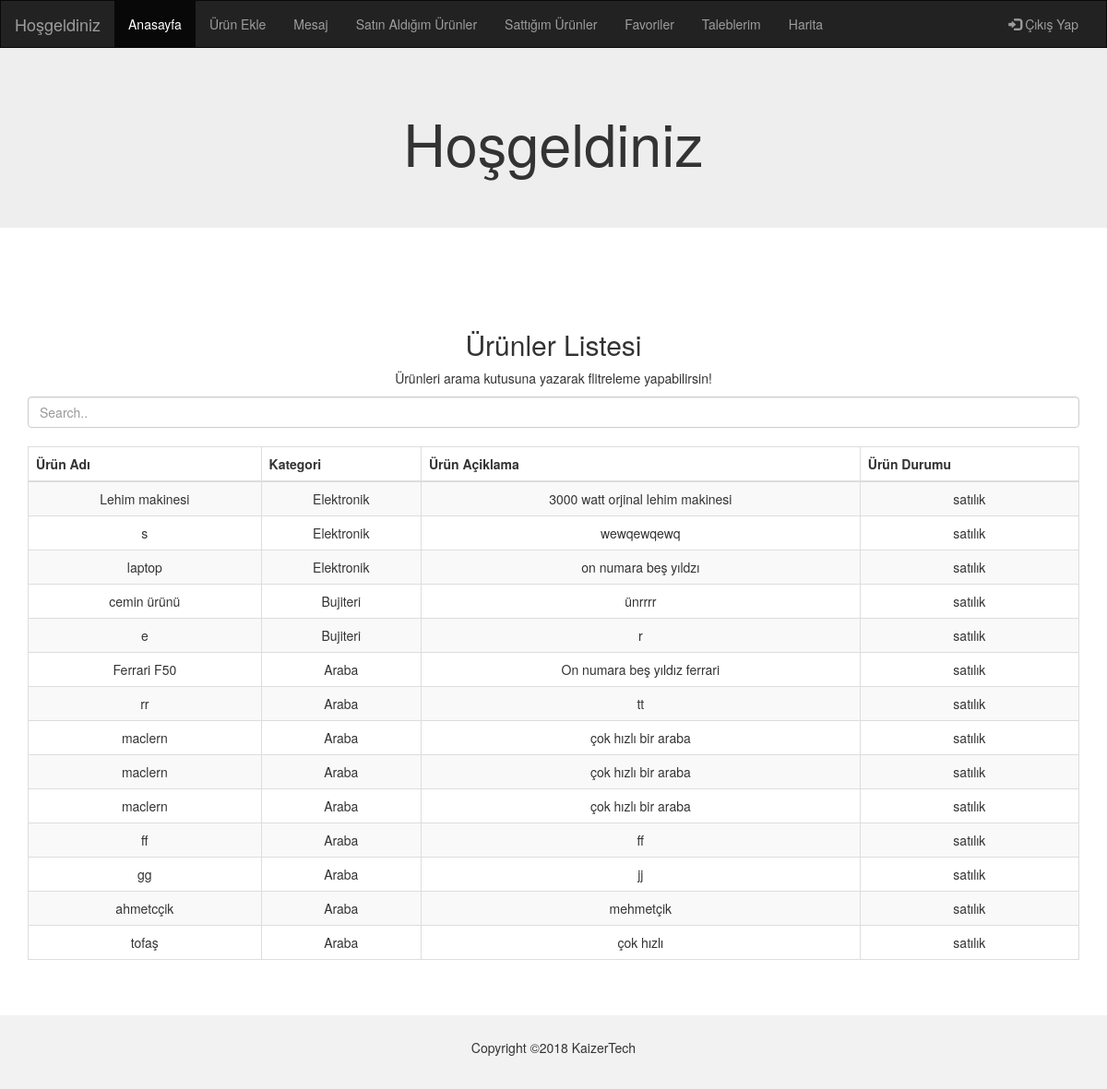
/index.php/user/home, run on the app's committed database.
### tables this page shows
CREATE TABLE `urunler` (
  `urun_id` int(11) NOT NULL,
  `urun_adi` varchar(20) NOT NULL,
  `urun_durumu` int(11) DEFAULT NULL,
  `urun_aciklama` varchar(100) DEFAULT NULL,
  `kullanici_id` int(11) DEFAULT NULL,
  `kategori_id` int(11) DEFAULT NULL
);

CREATE TABLE `kategoriler` (
  `kategori_id` int(11) NOT NULL,
  `kategori_adi` varchar(20) NOT NULL
);

### application/controllers/User.php (called while the page is built, shortened)
<?php
class User extends CI_Controller {
public function __construct(){
  			$this->load->helper('url');
  	 		$this->load->model('user_model');
        $this->load->library('session');
}
function home(){
$urunler['uruns'] = $this->user_model->urunCek();
$this->load->view('AnaSayfa', $urunler);
}
}
?>

### index.php (called while the page is built, shortened)
<?php
require_once BASEPATH.'core/CodeIgniter.php';

### application/models/User_model.php (called while the page is built, shortened)
<?php
  class User_model extends CI_model{
  public function urunCek(){
    $uruns = $this->db->query("CALL urunCek()");
    return $uruns->result();
  }
}
?>

### application/views/AnaSayfa.php (the view, shortened to what this page needs)
<!DOCTYPE html>
<html lang="en">
<head>
  <link rel="stylesheet" href="https://maxcdn.bootstrapcdn.com/bootstrap/3.3.7/css/bootstrap.min.css">
</head>
<body>
<nav class="navbar navbar-inverse">
  <div class="container-fluid">
    <div class="navbar-header">
      <a class="navbar-brand" href="#">Hoşgeldiniz</a>
    </div>
    <div class="collapse navbar-collapse" id="myNavbar">
      <ul class="nav navbar-nav">
        <li class="active"><a href="<?php echo base_url('user/home'); ?>">Anasayfa</a></li>
        <li><a href="<?php echo base_url('user/urun'); ?>">Ürün Ekle</a></li>
        <li><a href="<?php echo base_url('user/mesaj'); ?>">Mesaj</a></li>
		<li><a href="<?php echo base_url('user/satinaldiklarim'); ?>">Satın Aldığım Ürünler</a></li>
		<li><a href="<?php echo base_url('user/satilanlar'); ?>">Sattığım Ürünler</a></li>
    <li><a href="<?php echo base_url('user/favoriler'); ?>">Favoriler</a></li>
  <li><a href="<?php echo base_url('user/talepler'); ?>">Taleblerim</a></li>
  <li><a href="<?php echo base_url('user/harita'); ?>">Harita</a></li>
      </ul>
      <ul class="nav navbar-nav navbar-right">
        <li><a href="<?php echo base_url('user/user_logout'); ?>"><span class="glyphicon glyphicon-log-in"></span> Çıkış Yap</a></li>
      </ul>
    </div>
  </div>
</nav>
<div class="jumbotron">
  <div class="container text-center">
    <h1>Hoşgeldiniz</h1>
  </div>
</div>
<div class="container-fluid bg-4 text-center">
<br><br><br>
<div class="container">
  <h2>Ürünler Listesi</h2>
  <p>Ürünleri arama kutusuna yazarak flitreleme yapabilirsin!</p>
  <input class="form-control" id="myInput" type="text" placeholder="Search..">
  <br>
  <table class="table table-bordered table-striped">
    <thead>
      <tr>
        <th>Ürün Adı</th>
        <th>Kategori</th>
        <th>Ürün Açiklama</th>
        <th>Ürün Durumu</th>
      </tr>
    </thead>
    <tbody id="myTable">
      <?php
        foreach ($uruns as $row) {
        echo "<tr>";
        echo "<td>".$row->urun_adi."</td>";
        echo "<td>".$row->kategori_adi."</td>";
        echo "<td>".$row->urun_aciklama."</td>";
        switch ($row->urun_durumu) {
           case 0:
            echo "<td>satılık</td>";
            break;
        }
        echo "</tr>";
        }
       ?>
    </tbody>
  </table>
</div>
  </div>
</div><br><br>
<footer class="container-fluid text-center">
    <p>Copyright ©2018 KaizerTech</p>
</footer>
</body>
</html>

### application/views/AnaSayfa.php (style rules this page uses)
.navbar { margin-bottom: 0; border-radius: 0; }
footer { background-color: #f2f2f2; padding: 25px; }

### data on the page
urunler: urun_adi "Lehim makinesi", kategori.kategori_adi "Elektronik", urun_aciklama "3000 watt orjinal lehim makinesi", urun_durumu "satılık"
urunler: urun_adi "s", kategori.kategori_adi "Elektronik", urun_aciklama "wewqewqewq", urun_durumu "satılık"
urunler: urun_adi "laptop", kategori.kategori_adi "Elektronik", urun_aciklama "on numara beş yıldzı", urun_durumu "satılık"
urunler: urun_adi "cemin ürünü", kategori.kategori_adi "Bujiteri", urun_aciklama "ünrrrr", urun_durumu "satılık"
urunler: urun_adi "e", kategori.kategori_adi "Bujiteri", urun_aciklama "r", urun_durumu "satılık"
urunler: urun_adi "Ferrari F50", kategori.kategori_adi "Araba", urun_aciklama "On numara beş yıldız ferrari", urun_durumu "satılık"
urunler: urun_adi "rr", kategori.kategori_adi "Araba", urun_aciklama "tt", shows "satılık"
urunler: urun_adi "maclern", kategori.kategori_adi "Araba", urun_aciklama "çok hızlı bir araba", urun_durumu "satılık"
urunler: urun_adi "maclern", kategori.kategori_adi "Araba", urun_aciklama "çok hızlı bir araba", urun_durumu "satılık"
urunler: urun_adi "maclern", kategori.kategori_adi "Araba", urun_aciklama "çok hızlı bir araba", urun_durumu "satılık"
urunler: urun_adi "ff", kategori.kategori_adi "Araba", urun_aciklama "ff", urun_durumu "satılık"
urunler: urun_adi "gg", kategori.kategori_adi "Araba", urun_aciklama "jj", urun_durumu "satılık"
urunler: urun_adi "ahmetcçik", kategori.kategori_adi "Araba", urun_aciklama "mehmetçik", urun_durumu "satılık"
urunler: urun_adi "tofaş", kategori.kategori_adi "Araba", urun_aciklama "çok hızlı", urun_durumu "satılık"
